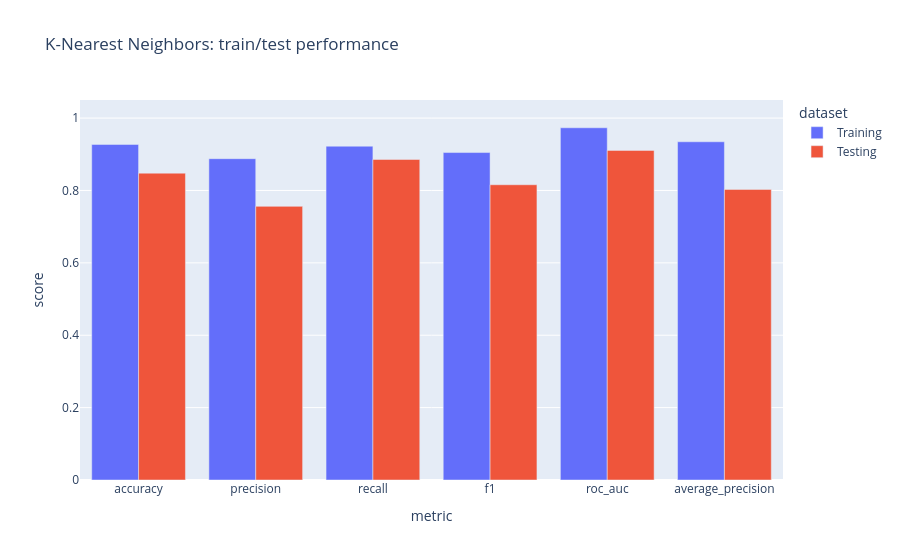
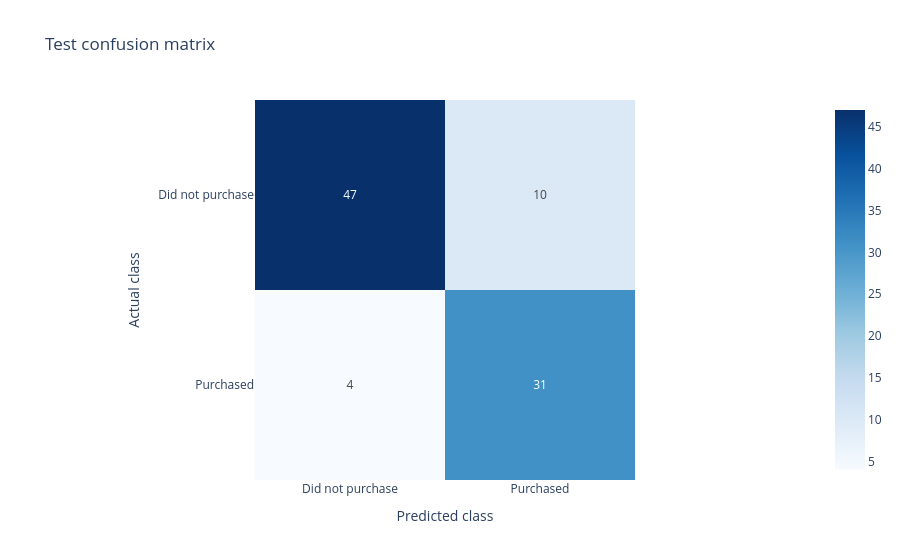
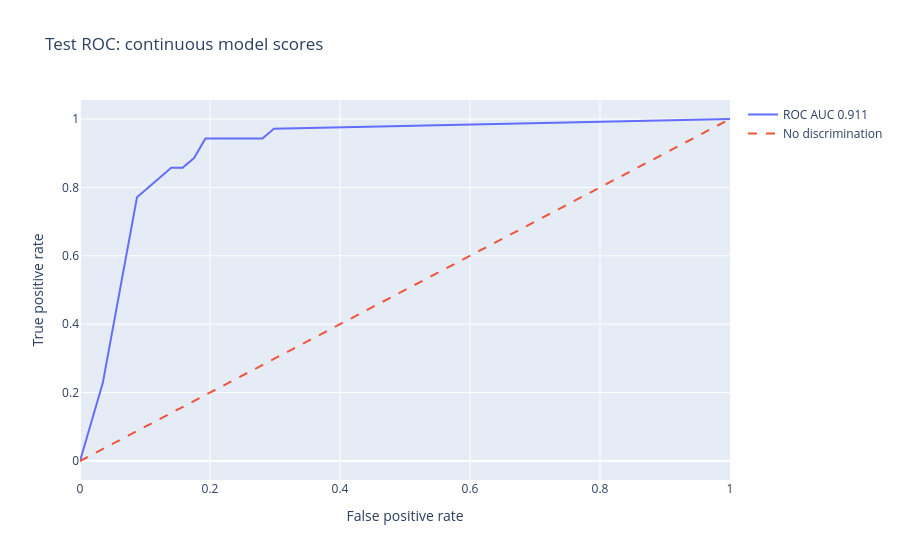
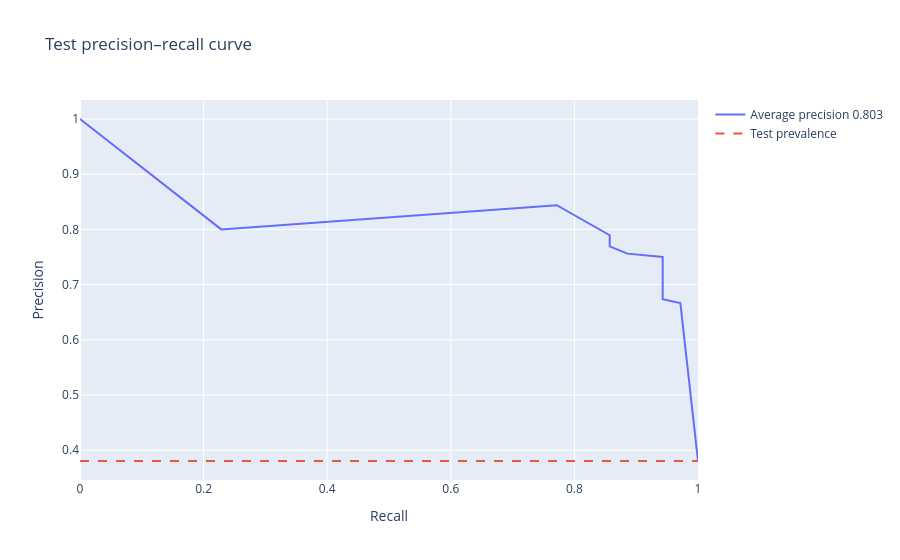

The notebook cell saved with these charts, in order:
### Markdown cell above
## Decision regions
The boundary is learned from training rows and plotted in the original age and salary units. Held-out points show where the classifier makes errors.

### Code cell
# All figures describe this classifier only.
metric_long = performance.melt(id_vars="dataset", value_vars=["accuracy", "precision", "recall", "f1", "roc_auc", "average_precision"],
                               var_name="metric", value_name="score")
metric_figure = px.bar(metric_long, x="metric", y="score", color="dataset", barmode="group", title=f"{MODEL_TITLE}: train/test performance")
metric_figure.update_yaxes(range=[0, 1.05])
confusion_figure = px.imshow(confusion, x=CLASS_NAMES, y=CLASS_NAMES, text_auto=True,
                            color_continuous_scale="Blues", title="Test confusion matrix")
confusion_figure.update_layout(xaxis_title="Predicted class", yaxis_title="Actual class")
fpr, tpr, _ = roc_curve(y_test, test_scores)
roc_figure = go.Figure([
    go.Scatter(x=fpr, y=tpr, mode="lines", name=f"ROC AUC {test_metrics['roc_auc']:.3f}"),
    go.Scatter(x=[0, 1], y=[0, 1], mode="lines", line=dict(dash="dash"), name="No discrimination"),
])
roc_figure.update_layout(title="Test ROC: continuous model scores", xaxis_title="False positive rate", yaxis_title="True positive rate")
precision_curve, recall_curve, _ = precision_recall_curve(y_test, test_scores)
pr_figure = go.Figure([
    go.Scatter(x=recall_curve, y=precision_curve, mode="lines", name=f"Average precision {test_metrics['average_precision']:.3f}"),
    go.Scatter(x=[0, 1], y=[y_test.mean(), y_test.mean()], mode="lines", line=dict(dash="dash"), name="Test prevalence"),
])
pr_figure.update_layout(title="Test precision–recall curve", xaxis_title="Recall", yaxis_title="Precision")

# Use a 120×120 grid to keep the boundary plot manageable.
age_axis = np.linspace(data.Age.min() - 1, data.Age.max() + 1, 120)
salary_axis = np.linspace(max(0, data.EstimatedSalary.min() - 1000), data.EstimatedSalary.max() + 1000, 120)
age_grid, salary_grid = np.meshgrid(age_axis, salary_axis)
mesh = pd.DataFrame({"Age": age_grid.ravel(), "EstimatedSalary": salary_grid.ravel()})
boundary = model.predict(mesh).reshape(age_grid.shape)
boundary_figure = go.Figure(go.Contour(x=age_axis, y=salary_axis, z=boundary, contours=dict(start=0, end=1, size=1),
                                      colorscale=[[0, "#f6c8c8"], [1, "#c5e8ce"]], showscale=False, opacity=.7))
for label, name in enumerate(CLASS_NAMES):
    rows = testing.loc[testing[TARGET] == label]
    boundary_figure.add_trace(go.Scatter(x=rows.Age, y=rows.EstimatedSalary, mode="markers", name=name,
                                         marker=dict(color=["#c53030", "#237c43"][label], size=8),
                                         text=rows[ID_COLUMN], hovertemplate="Row %{text}<br>Age %{x}<br>Salary %{y}<extra></extra>"))
boundary_figure.update_layout(title="Decision regions in original units; held-out customers", xaxis_title="Age", yaxis_title="Estimated salary")
for figure in [metric_figure, confusion_figure, roc_figure, pr_figure, boundary_figure]:
    figure.show()

### Figure 1 — Plotly figure (JSON) as saved in the notebook; plotly's stock layout.template omitted (floating-point values rounded to 4 significant figures)
{"data": [{"alignmentgroup": "True", "hovertemplate": "dataset=Training<br>metric=%{x}<br>score=%{y}<extra></extra>", "legendgroup": "Training", "marker": {"color": "#636efa", "pattern": {"shape": ""}}, "name": "Training", "offsetgroup": "Training", "orientation": "v", "showlegend": true, "textposition": "auto", "type": "bar", "x": ["accuracy", "precision", "recall", "f1", "roc_auc", "average_precision"], "xaxis": "x", "y": [0.9273, 0.8879, 0.9223, 0.9048, 0.9732, 0.9346], "yaxis": "y"}, {"alignmentgroup": "True", "hovertemplate": "dataset=Testing<br>metric=%{x}<br>score=%{y}<extra></extra>", "legendgroup": "Testing", "marker": {"color": "#EF553B", "pattern": {"shape": ""}}, "name": "Testing", "offsetgroup": "Testing", "orientation": "v", "showlegend": true, "textposition": "auto", "type": "bar", "x": ["accuracy", "precision", "recall", "f1", "roc_auc", "average_precision"], "xaxis": "x", "y": [0.8478, 0.7561, 0.8857, 0.8158, 0.9108, 0.8029], "yaxis": "y"}], "layout": {"barmode": "group", "legend": {"title": {"text": "dataset"}, "tracegroupgap": 0}, "title": {"text": "K-Nearest Neighbors: train/test performance"}, "xaxis": {"anchor": "y", "domain": [0.0, 1.0], "title": {"text": "metric"}}, "yaxis": {"anchor": "x", "domain": [0.0, 1.0], "range": [0, 1.05], "title": {"text": "score"}}}}

### Figure 2 — Plotly figure (JSON) as saved in the notebook; plotly's stock layout.template omitted (floating-point values rounded to 4 significant figures)
{"data": [{"coloraxis": "coloraxis", "hovertemplate": "x: %{x}<br>y: %{y}<br>color: %{z}<extra></extra>", "name": "0", "texttemplate": "%{z}", "type": "heatmap", "x": ["Did not purchase", "Purchased"], "xaxis": "x", "y": ["Did not purchase", "Purchased"], "yaxis": "y", "z": [[47, 10], [4, 31]]}], "layout": {"coloraxis": {"autocolorscale": false, "colorscale": [[0.0, "rgb(247,251,255)"], [0.125, "rgb(222,235,247)"], [0.25, "rgb(198,219,239)"], [0.375, "rgb(158,202,225)"], [0.5, "rgb(107,174,214)"], [0.625, "rgb(66,146,198)"], [0.75, "rgb(33,113,181)"], [0.875, "rgb(8,81,156)"], [1.0, "rgb(8,48,107)"]]}, "title": {"text": "Test confusion matrix"}, "xaxis": {"anchor": "y", "constrain": "domain", "domain": [0.0, 1.0], "scaleanchor": "y", "title": {"text": "Predicted class"}}, "yaxis": {"anchor": "x", "autorange": "reversed", "constrain": "domain", "domain": [0.0, 1.0], "title": {"text": "Actual class"}}}}

### Figure 3 — Plotly figure (JSON) as saved in the notebook; plotly's stock layout.template omitted (floating-point values rounded to 4 significant figures)
{"data": [{"mode": "lines", "name": "ROC AUC 0.911", "type": "scatter", "x": [0.0, 0.03509, 0.08772, 0.1404, 0.1579, 0.1754, 0.193, 0.2105, 0.2807, 0.2982, 1.0], "y": [0.0, 0.2286, 0.7714, 0.8571, 0.8571, 0.8857, 0.9429, 0.9429, 0.9429, 0.9714, 1.0]}, {"line": {"dash": "dash"}, "mode": "lines", "name": "No discrimination", "type": "scatter", "x": [0, 1], "y": [0, 1]}], "layout": {"title": {"text": "Test ROC: continuous model scores"}, "xaxis": {"title": {"text": "False positive rate"}}, "yaxis": {"title": {"text": "True positive rate"}}}}

### Figure 4 — Plotly figure (JSON) as saved in the notebook; plotly's stock layout.template omitted (floating-point values rounded to 4 significant figures)
{"data": [{"mode": "lines", "name": "Average precision 0.803", "type": "scatter", "x": [1.0, 0.9714, 0.9429, 0.9429, 0.9429, 0.8857, 0.8571, 0.8571, 0.7714, 0.2286, 0.0], "y": [0.3804, 0.6667, 0.6735, 0.7333, 0.75, 0.7561, 0.7692, 0.7895, 0.8438, 0.8, 1.0]}, {"line": {"dash": "dash"}, "mode": "lines", "name": "Test prevalence", "type": "scatter", "x": [0, 1], "y": [0.3804, 0.3804]}], "layout": {"title": {"text": "Test precision–recall curve"}, "xaxis": {"title": {"text": "Recall"}}, "yaxis": {"title": {"text": "Precision"}}}}
